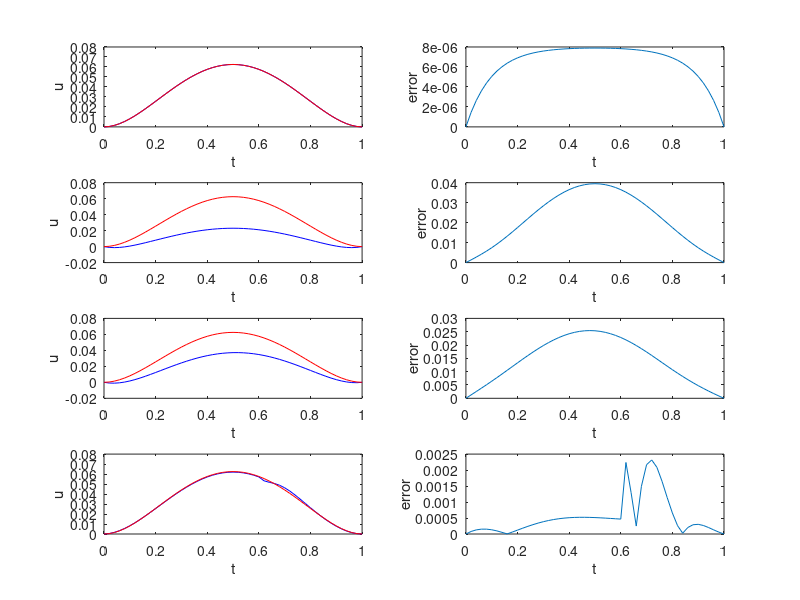

This figure's MATLAB source:
% Project #2
u_exact = @(t) t.^2.* (1-t).^2;

%% a.x
N = 49;
h = 1 / (N + 1);
x = 0:h:(N + 1) * h;
f = @(x) 12* x.^2 - 12* x + 2 - 100* x.^2.*(1 - x).^2;
u0 = u_exact(x(2:N+1))';

%% b.
F = f(x(2:N + 1)');
u = zeros(N, 1);

A = zeros(N, N);
A(1, 1) = -2 / h^2 - 100;
A(1, 2) = 1 / h^2;
A(N, N) = -2 / h^2 - 100;
A(N, N - 1) = 1 / h^2;

for i = 2:N - 1
    A(i, i - 1) = 1 / h^2;
    A(i, i) = -2 / h^2 - 100;
    A(i, i + 1) = 1 / h^2;
end

%% c.
[L, U] = lu(A);
y = L \ F;
u = U \ y;
u1 = u;
subplot(4,2, 1);
% title("General method against exact value");
plot(x, [0; u; 0],'b');
hold on;
plot(x, [0; u0; 0],'r');
xlabel("t");
ylabel("u");
subplot(4,2, 2);
plot(x, [0; abs(u-u0); 0])
xlabel("t");
ylabel("error");


%% d. Jacon's method
F = f(x(2:N + 1)');
u = zeros(N, 1);
u_0 = u;
n = 20;
for k = 1:n

    for i = 1:N
        s = sum(A(i,:)*u_0) - A(i,i)*u_0(i);
        u(i) = 1/A(i,i) * (F(i) - s);
    end
    u_0 = u;
end
u2 = u;
subplot(4,2, 3);
title("Jacobi's method against exact value");
plot(x, [0; u; 0],'b');
hold on;
plot(x, [0; u0; 0],'r');
xlabel("t");
ylabel("u");
subplot(4,2, 4);
plot(x, [0; abs(u-u0); 0])
xlabel("t");
ylabel("error");

%% e. Gauss-Seidel method
u = zeros(N,1);
for k = 1:n

    for i = 1:N
        s = sum(A(i,:)*u) - A(i,i)*u(i);
        u(i) = 1/A(i,i) * (F(i) - s);
    end
end
u3 = u;
subplot(4,2, 5);
title("Gauss-Seidel method against exact value");
plot(x, [0; u; 0],'b');
hold on;
plot(x, [0; u0; 0],'r');
xlabel("t");
ylabel("u");
subplot(4,2, 6);
plot(x, [0; abs(u-u0); 0])
xlabel("t");
ylabel("error");

%% f. SOR iteration
u = zeros(N,1);
w = 2/(1+sin(pi/N));
for k = 1:n

    for i = 1:N
        s = sum(A(i,:)*u) - A(i,i)*u(i);
        u(i) = (1-w)*u(i) + w * 1/A(i,i) * (F(i) - s);
    end
end
u4 = u;
subplot(4,2,7);
title("SOR method agianst true value");
plot(x, [0; u; 0],'b');
hold on;
plot(x, [0; u0; 0],'r');
xlabel("t");
ylabel("u");
subplot(4,2, 8);
plot(x, [0; abs(u-u0); 0])
xlabel("t");
ylabel("error");